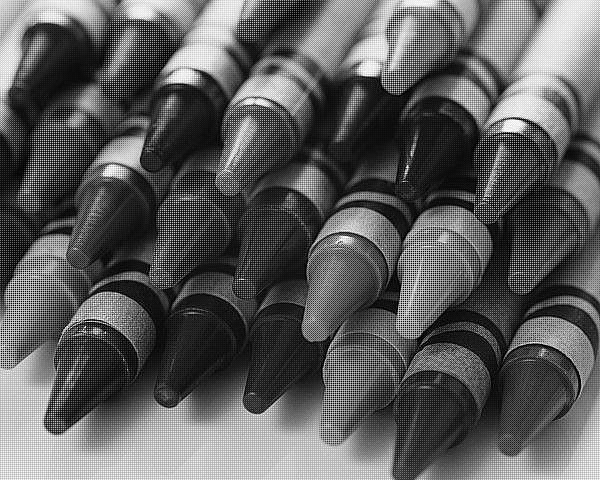
%> input picture HW2/P2/P2-crayons-raw.bmp, 600 x 480 px
$ octave --eval "result = imenergy(imread('../HW2/P2/P2-crayons-raw.bmp'));"   (GNU Octave 9; MATLAB toolbox functions it lacks are replaced by stand-ins)
%> lines starting %> are read from the running program, lines starting %| are printed output that depends on the picture
%Implement a function E = imenergy(I) (in a file called imenergy.m ) that computes the
%energy image E from an RGB image I a
function [E] = imenergy(I)
%Because I is a color image, first convert I to double using im2double,
I = im2double(I);
%and then to grayscale using rgb2gray before computing the gradient magnitude.
J = double(rgb2gray(I));
%You can use the MATLAB function Gmag = imgradient(J) to compute the gradient magnitude matrix
%(of type double) of a grayscale image J.
[Gmag, Gdir] = imgradient(J);
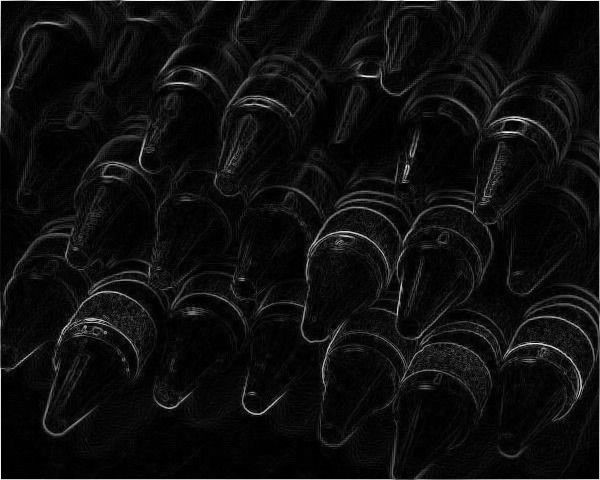
%> Gmag: size 480x600 double; min 0, max 3.85, mean 0.227; drawn with min black and max white
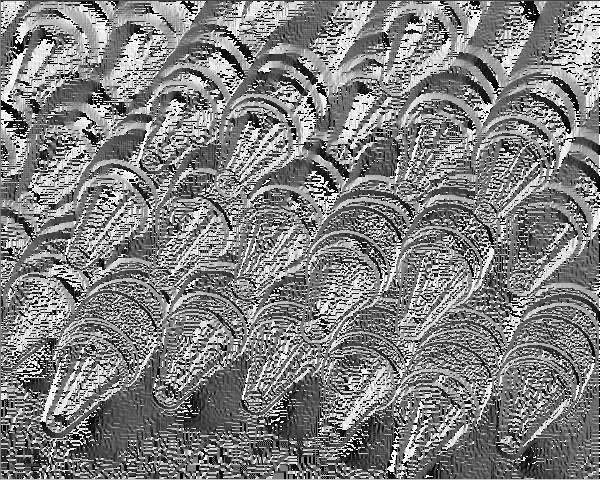
%> Gdir: size 480x600 double; min -180, max 180, mean 1.3; drawn with min black and max white
E = Gmag;
end

$ run again, on HW2/P2/echo.bmp
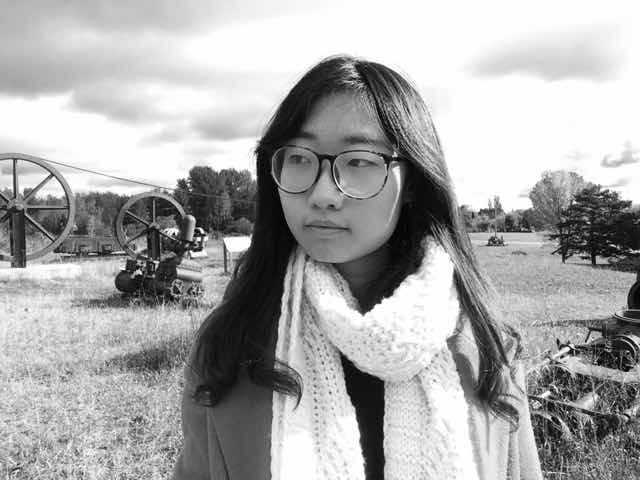
%> input picture HW2/P2/echo.bmp, 640 x 480 px
%> in imenergy, `[Gmag, Gdir] = imgradient(J);`:
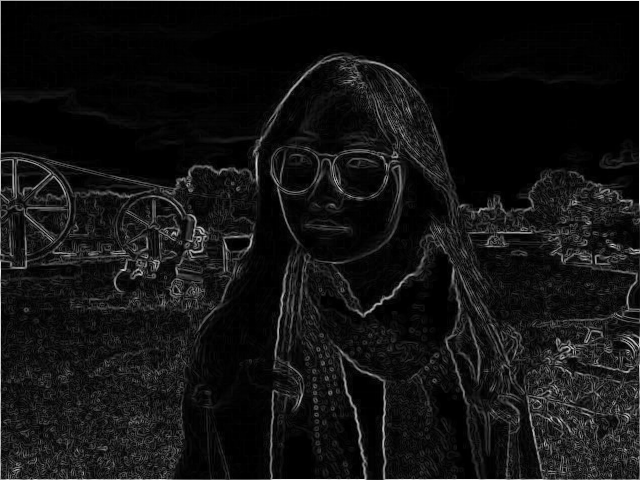
%> Gmag: size 480x640 double; min 0, max 4.23, mean 0.315; drawn with min black and max white
%> in imenergy, `[Gmag, Gdir] = imgradient(J);`:
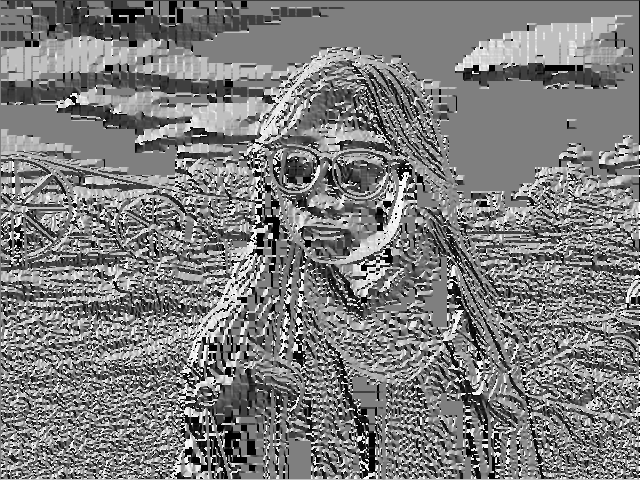
%> Gdir: size 480x640 double; min -180, max 180, mean -3.1; drawn with min black and max white
